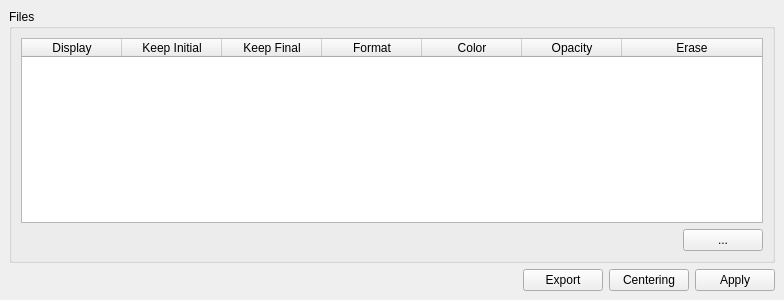
<?xml version="1.0" encoding="UTF-8"?>
<ui version="4.0">
 <class>MergePanel2</class>
 <widget class="QDockWidget" name="MergePanel2">
  <property name="geometry">
   <rect>
    <x>0</x>
    <y>0</y>
    <width>784</width>
    <height>300</height>
   </rect>
  </property>
  <property name="windowTitle">
   <string>Merge</string>
  </property>
  <widget class="QWidget" name="dockWidgetContents">
   <layout class="QGridLayout" name="gridLayout">
    <item row="0" column="0" colspan="4">
     <widget class="QGroupBox" name="groupBox">
      <property name="title">
       <string>Files</string>
      </property>
      <layout class="QGridLayout" name="gridLayout_2">
       <item row="1" column="1">
        <widget class="QPushButton" name="browserPushButton">
         <property name="text">
          <string>...</string>
         </property>
        </widget>
       </item>
       <item row="1" column="0">
        <spacer name="horizontalSpacer">
         <property name="orientation">
          <enum>Qt::Horizontal</enum>
         </property>
         <property name="sizeHint" stdset="0">
          <size>
           <width>40</width>
           <height>20</height>
          </size>
         </property>
        </spacer>
       </item>
       <item row="0" column="0" colspan="2">
        <widget class="QTableWidget" name="filesTableWidget">
         <attribute name="horizontalHeaderStretchLastSection">
          <bool>true</bool>
         </attribute>
         <column>
          <property name="text">
           <string>Display</string>
          </property>
         </column>
         <column>
          <property name="text">
           <string>Keep Initial</string>
          </property>
         </column>
         <column>
          <property name="text">
           <string>Keep Final</string>
          </property>
         </column>
         <column>
          <property name="text">
           <string>Format</string>
          </property>
         </column>
         <column>
          <property name="text">
           <string>Color</string>
          </property>
         </column>
         <column>
          <property name="text">
           <string>Opacity</string>
          </property>
         </column>
         <column>
          <property name="text">
           <string>Erase</string>
          </property>
         </column>
        </widget>
       </item>
      </layout>
     </widget>
    </item>
    <item row="1" column="1">
     <widget class="QPushButton" name="exportPushButton">
      <property name="text">
       <string>Export</string>
      </property>
     </widget>
    </item>
    <item row="1" column="3">
     <widget class="QPushButton" name="applyPushButton">
      <property name="text">
       <string>Apply</string>
      </property>
     </widget>
    </item>
    <item row="1" column="0">
     <spacer name="horizontalSpacer_2">
      <property name="orientation">
       <enum>Qt::Horizontal</enum>
      </property>
      <property name="sizeHint" stdset="0">
       <size>
        <width>40</width>
        <height>20</height>
       </size>
      </property>
     </spacer>
    </item>
    <item row="1" column="2">
     <widget class="QPushButton" name="centeringPushButton">
      <property name="text">
       <string>Centering</string>
      </property>
     </widget>
    </item>
   </layout>
  </widget>
 </widget>
 <resources/>
 <connections/>
</ui>
